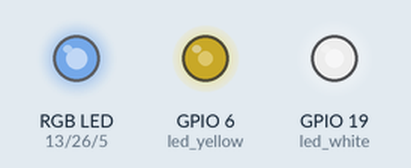
This program was run on a simulated Raspberry Pi (BCM pin numbers). On the bench: an RGB LED mixed from three pins (HIGH = lit), output pins drawn as LEDs (lit = HIGH). Dim RGB values are drawn brighter than linear; random numbers come from a fixed seed.

Above: at 2.75 s.
At 3.2 s:
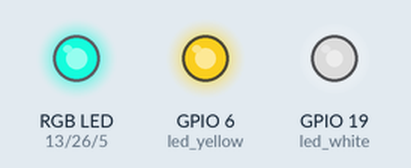
At 3.4 s:
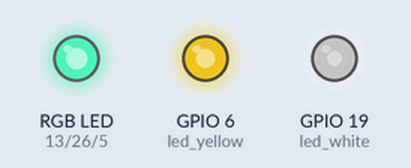
At 3.65 s:
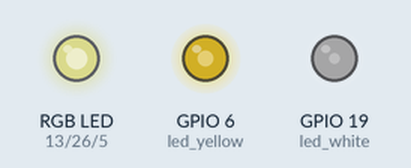
At 4.1 s:
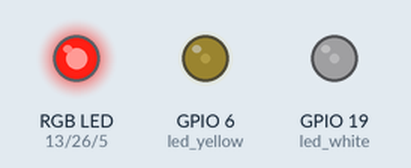
At 4.55 s:
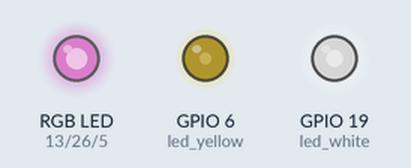
Timing chart, 0 to 7.4 s (numbered marks = the images above):
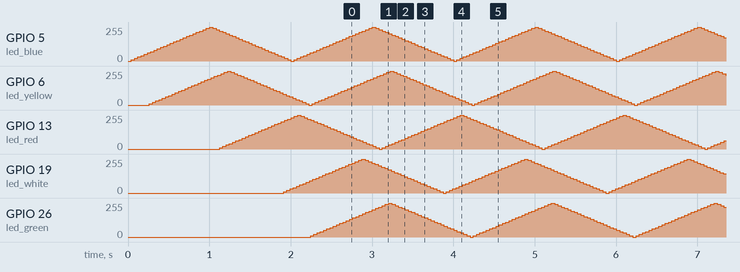

The program:

led.py
```python
from gpiozero import PWMLED
from signal import pause
from time import sleep
import random

led_blue = PWMLED(5)
led_yellow = PWMLED(6)
led_red = PWMLED(13)
led_white = PWMLED(19)
led_green = PWMLED(26)


led_blue.pulse()
sleep(random.uniform(.1, 1.))
led_yellow.pulse()
sleep(random.uniform(0.1, 1.0))
led_red.pulse()
sleep(random.uniform(0.1, 1.0))
led_white.pulse()
sleep(random.uniform(0.1, 1.0))
led_green.pulse()
sleep(random.uniform(0.1, 1.0))

pause()
```
